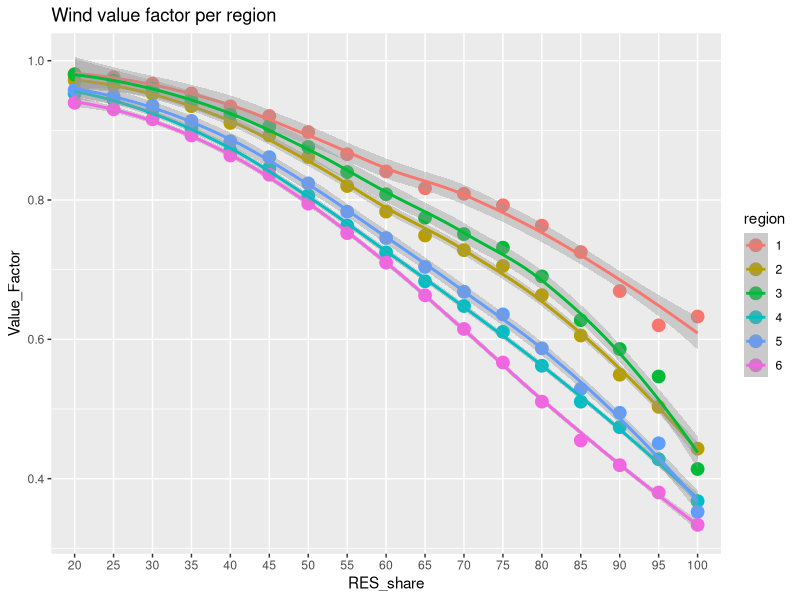
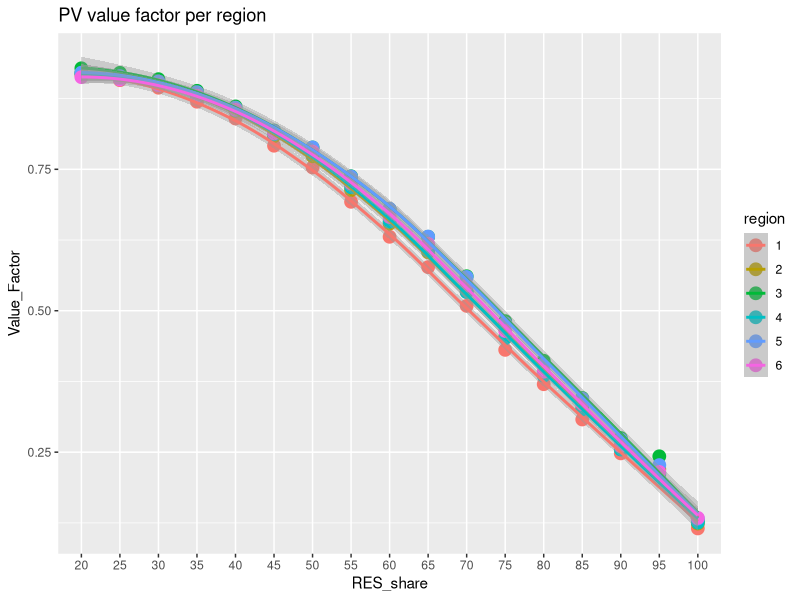
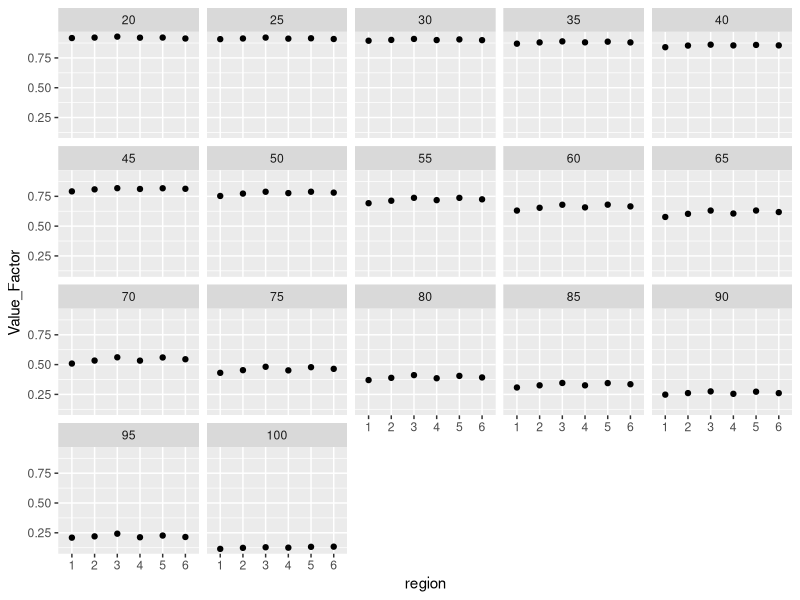

Write R code to recreate these figures, in order.

library(foreign)
setwd("C:/Users/Lenovo/Documents/GitHub/dolores/analysis")

dat.market <- read.csv("market_value.csv", header = TRUE)

# Calculate market value for each scenario

calc.market.value = function(col.gen){
  
  market.value <-list()
  
  for (i in 2:18){
  
  mean.price        <- mean(dat.market[,i])
  earnings          <- sum(dat.market[,col.gen]*dat.market[,i])
  av.rev            <- earnings / sum(dat.market[,col.gen])
  market.value[[i]] <- av.rev / mean.price
  
  }
  
  return(market.value)
  
  
}

pv1 <- calc.market.value(col.gen = 20)
pv2 <- calc.market.value(col.gen = 21)
pv3 <- calc.market.value(col.gen = 22)
pv4 <- calc.market.value(col.gen = 23)
pv5 <- calc.market.value(col.gen = 24)
pv6 <- calc.market.value(col.gen = 25)

wind1 <- calc.market.value(col.gen = 27)
wind2 <- calc.market.value(col.gen = 28)
wind3 <- calc.market.value(col.gen = 29)
wind4 <- calc.market.value(col.gen = 30)
wind5 <- calc.market.value(col.gen = 31)
wind6 <- calc.market.value(col.gen = 32)

# Save in dataframe
pv.dat <- data.frame(rbind(unlist(pv1), unlist(pv2), unlist(pv3),
              unlist(pv4), unlist(pv5), unlist(pv6)))
colnames(pv.dat) <- c(seq.int(from = 20, to = 100, by = 5))
pv.dat$region <- as.factor(1:6)


wind.dat <-data.frame(rbind(unlist(wind1), unlist(wind2), unlist(wind3),
                unlist(wind4), unlist(wind5), unlist(wind6)))
colnames(wind.dat) <- c(seq.int(from = 20, to = 100, by = 5))
wind.dat$region <- as.factor(1:6)


library(ggplot2)
library(reshape2)

wind           <- melt(wind.dat, id.vars="region")
colnames(wind) <- c("region", "RES_share", "Value_Factor")

ggplot(wind, aes(y = Value_Factor, x=RES_share, group = region, colour = region )) + 
  ggtitle("Wind value factor per region") +
  geom_point(size = 4) + 
  stat_smooth() 


colnames(wind.dat) <- c(seq.int(from = 20, to = 100, by = 5))
wind.dat$region <- as.factor(1:6)


library(ggplot2)
library(reshape2)

pv           <- melt(pv.dat, id.vars="region")
colnames(pv) <- c("region", "RES_share", "Value_Factor")

ggplot(pv, aes(y = Value_Factor, x=RES_share, group = region, colour = region )) + 
  geom_point(size = 4) + 
  ggtitle("PV value factor per region") +
  stat_smooth() 

ggplot(pv, aes(region,Value_Factor)) + 
  geom_point() + 
  stat_smooth() +
  facet_wrap(~RES_share)

